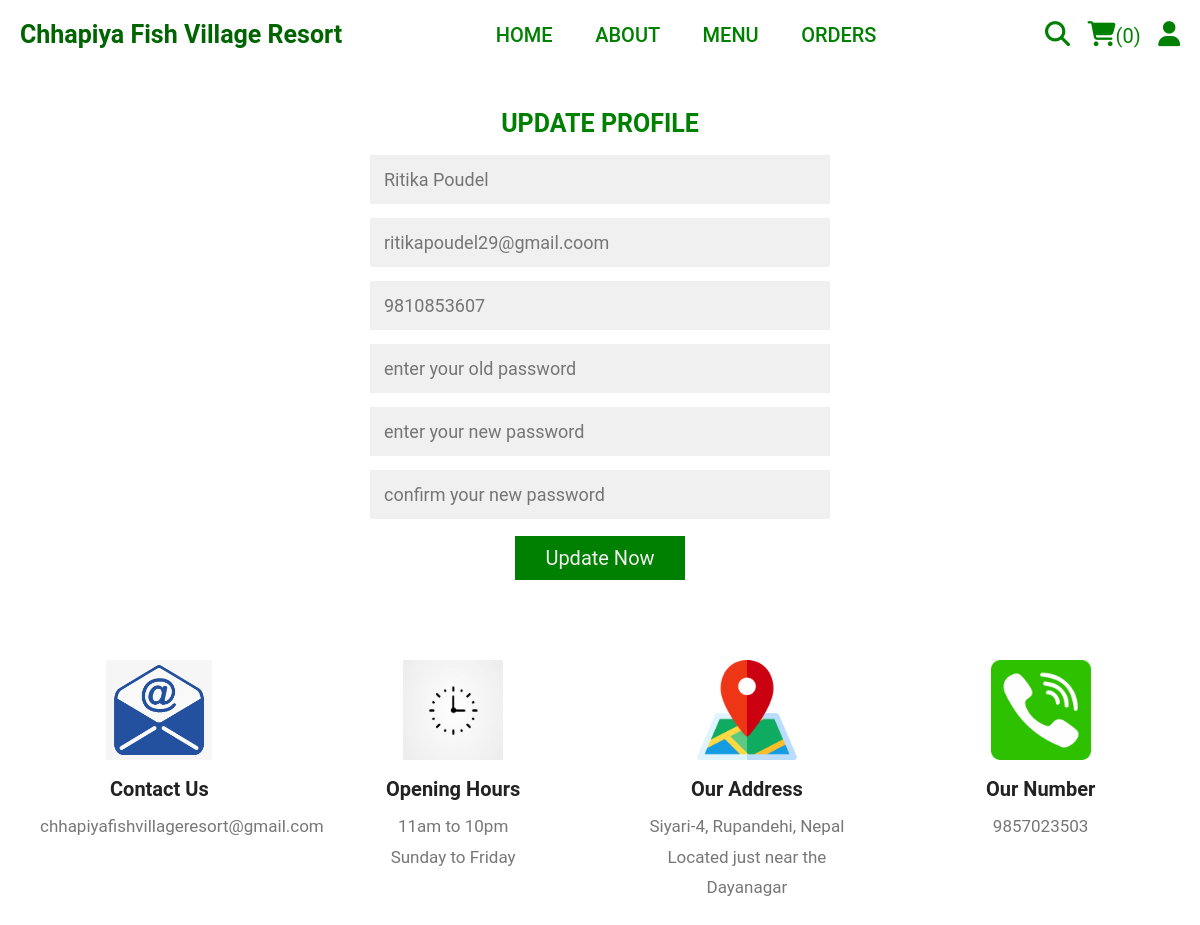
The page /update_profile.php (signed in) on the database its author committed.
### tables this page shows
CREATE TABLE `users` (
  `id` int(100) NOT NULL,
  `name` varchar(20) NOT NULL,
  `email` varchar(50) NOT NULL,
  `number` varchar(10) NOT NULL,
  `password` varchar(50) NOT NULL,
  `address` varchar(500) NOT NULL
);

### update_profile.php (the view, shortened to what this page needs)
<?php
include 'components/connect.php';
?>
<!DOCTYPE html>
<html lang="en">
<head>
   <link rel="stylesheet" href="https://cdnjs.cloudflare.com/ajax/libs/font-awesome/6.1.1/css/all.min.css">
   <link rel="stylesheet" href="css/style.css">
</head>
<body>
<?php include 'components/user_header.php'; ?>
<section class="form-container update-form">
   <form action="" method="post">
      <h3>update profile</h3>
      <input type="text" name="name" placeholder="<?= $fetch_profile['name']; ?>" class="box" maxlength="50">
      <input type="email" name="email" placeholder="<?= $fetch_profile['email']; ?>" class="box" maxlength="50" oninput="this.value = this.value.replace(/\s/g, '')">
      <input type="number" name="number" placeholder="<?= $fetch_profile['number']; ?>"" class="box" min="0" max="9999999999" maxlength="10">
      <input type="password" name="old_pass" placeholder="enter your old password" class="box" maxlength="50" oninput="this.value = this.value.replace(/\s/g, '')">
      <input type="password" name="new_pass" placeholder="enter your new password" class="box" maxlength="50" oninput="this.value = this.value.replace(/\s/g, '')">
      <input type="password" name="confirm_pass" placeholder="confirm your new password" class="box" maxlength="50" oninput="this.value = this.value.replace(/\s/g, '')">
      <input type="submit" value="update now" name="submit" class="btn">
   </form>
</section>
<?php include 'components/footer.php'; ?>
</body>
</html>

### css/style.css (style rules this page uses)
:root { --orange: orange; --red:#e74c3c; --white:#fff; --black:#222; --green: #008000; --light-color:#777; --Emerald-Green: #008000; --Deep-Blue: #0000FF; --light-gray: #F0F0F0; }
* { font-family: 'Roboto', sans-serif; margin:0; padding:0; box-sizing: border-box; outline: none; border: none; text-decoration: none; }
html { font-size: 62.5%; overflow-x: hidden; scroll-behavior: smooth; stop-opacity: 7rem; }
section { margin:0 auto; max-width: 1200px; padding:2rem; }
.btn, .delete-btn { margin-top: 1rem; display: inline-block; font-size: 2rem; padding:1rem 3rem; cursor: pointer; text-transform: capitalize; transition: .2s linear; }
.btn { background-color: green; color:var(--light-gray); }
.form-container form { border:var(--border); margin:0 auto; max-width: 50rem; padding:2rem; text-align: center; }
.form-container form h3 { font-size: 2.5rem; color:var(--green); text-transform: uppercase; margin-bottom: 1rem; }
.form-container form .box { margin:.7rem 0; width: 100%; border:var(--border); padding:1.4rem; font-size: 1.8rem; color:var(--green); background-color: #F0F0F0; }

### rows shown on the page
users: name "Ritika Poudel", email "ritikapoudel29@gmail.coom", number "9810853607"

### other values the page prints
$total_cart_items "0"
